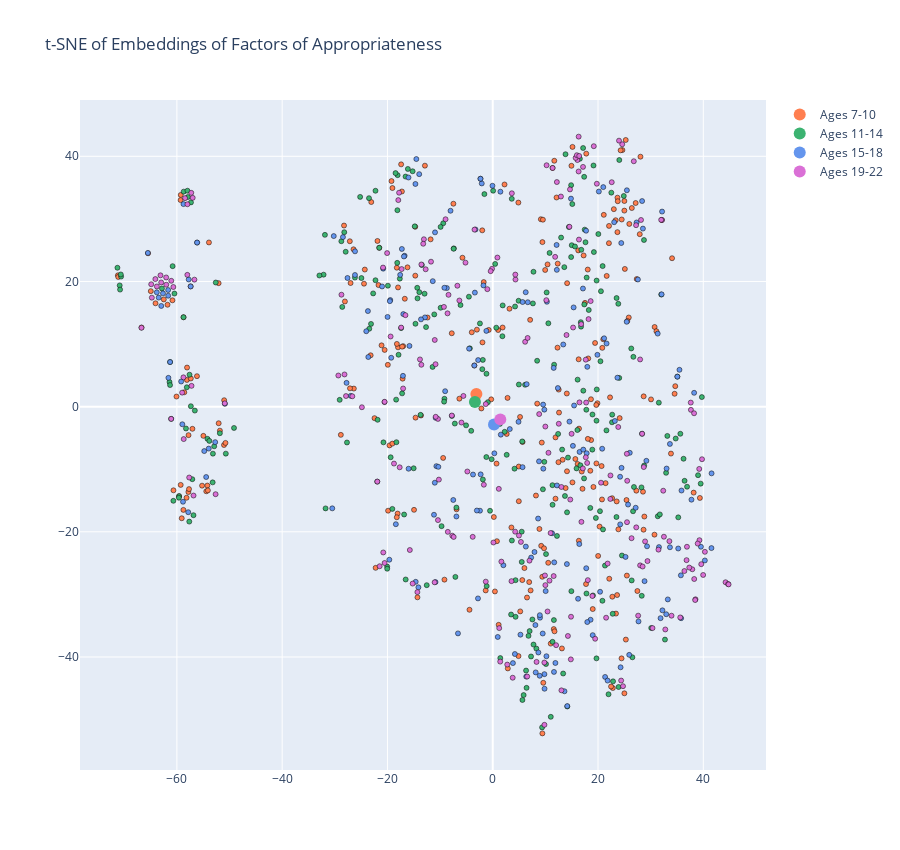

Source (notebook cell):
### Markdown cell above
## t-SNE - explore embeddings space

### Code cell
matrix = np.array(q2_embeddings)

tsne = TSNE(n_components=2, perplexity=15, random_state=42, init='random', learning_rate=200)
vis_dims = tsne.fit_transform(matrix)
tsne_x = [x for x, y in vis_dims]
tsne_y = [y for x,y in vis_dims]

colors = [str(x) for x in df['survey_num'].to_list()]
color_map = {1: 'coral', 2: 'mediumseagreen', 3: 'cornflowerblue', 4: 'orchid'}
fig = go.Figure()
fig.add_trace(go.Scatter(
    x=tsne_x,
    y=tsne_y,
    mode='markers',
    hoverinfo='all',
    text=df['q2_24'].to_list(),
    marker=dict(
        size=5,
        color=[color_map[int(x)] for x in colors],
        line_color='black',
        line_width=0.5,
    ),
    showlegend=False,
))


fig.update_layout(
    title='t-SNE of Embeddings of Factors of Appropriateness',
    width=900,
    height=850,
)

fig.add_trace(go.Scatter(
    x=[np.mean([tsne_x[i] for i in df.query('survey_num == 1').index.to_list()])],
    y=[np.mean([tsne_y[i] for i in df.query('survey_num == 1').index.to_list()])],
    name = 'Ages 7-10',
    mode='markers',
    marker=dict(size=12, color="coral",)
))

fig.add_trace(go.Scatter(
    x=[np.mean([tsne_x[i] for i in df.query('survey_num == 2').index.to_list()])],
    y=[np.mean([tsne_y[i] for i in df.query('survey_num == 2').index.to_list()])],
    name = 'Ages 11-14',
    mode='markers',
    marker=dict(size=12, color="mediumseagreen",)
))

fig.add_trace(go.Scatter(
    x=[np.mean([tsne_x[i] for i in df.query('survey_num == 3').index.to_list()])],
    y=[np.mean([tsne_y[i] for i in df.query('survey_num == 3').index.to_list()])],
    name = 'Ages 15-18',
    mode='markers',
    marker=dict(size=12, color="cornflowerblue",)
))

fig.add_trace(go.Scatter(
    x=[np.mean([tsne_x[i] for i in df.query('survey_num == 4').index.to_list()])],
    y=[np.mean([tsne_y[i] for i in df.query('survey_num == 4').index.to_list()])],
    name = 'Ages 19-22',
    mode='markers',
    marker=dict(size=12, color="orchid",)
))


fig.write_html('../../figures/q2_tsne.html')

fig.write_image('../../figures/q2_tsne.png')

fig.show()

### Figure 1 — Plotly figure (JSON) as saved in the notebook; plotly's stock layout.template omitted (floating-point values rounded to 4 significant figures; data arrays with more than 128 entries replaced by an {"elided": "..."} marker saying what was removed)
{"data": [{"hoverinfo": "all", "marker": {"color": {"elided": "956 str values"}, "line": {"color": "black", "width": 0.5}, "size": 5}, "mode": "markers", "showlegend": false, "text": {"elided": "956 str values"}, "type": "scatter", "x": {"elided": "956 float values"}, "y": {"elided": "956 float values"}}, {"marker": {"color": "coral", "size": 12}, "mode": "markers", "name": "Ages 7-10", "type": "scatter", "x": [-3.107], "y": [2.027]}, {"marker": {"color": "mediumseagreen", "size": 12}, "mode": "markers", "name": "Ages 11-14", "type": "scatter", "x": [-3.382], "y": [0.7272]}, {"marker": {"color": "cornflowerblue", "size": 12}, "mode": "markers", "name": "Ages 15-18", "type": "scatter", "x": [0.2391], "y": [-2.843]}, {"marker": {"color": "orchid", "size": 12}, "mode": "markers", "name": "Ages 19-22", "type": "scatter", "x": [1.437], "y": [-2.037]}], "layout": {"height": 850, "title": {"text": "t-SNE of Embeddings of Factors of Appropriateness"}, "width": 900}}
